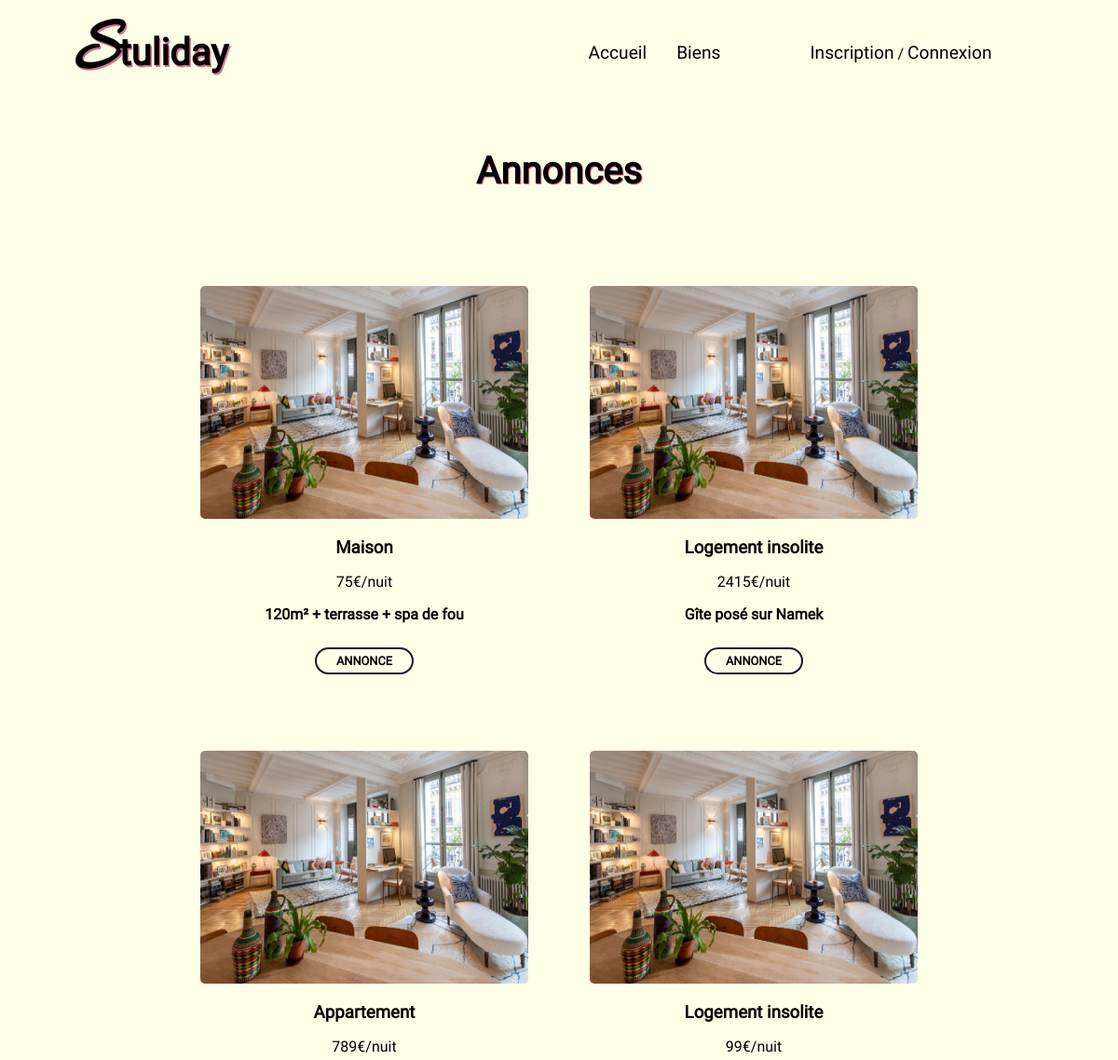
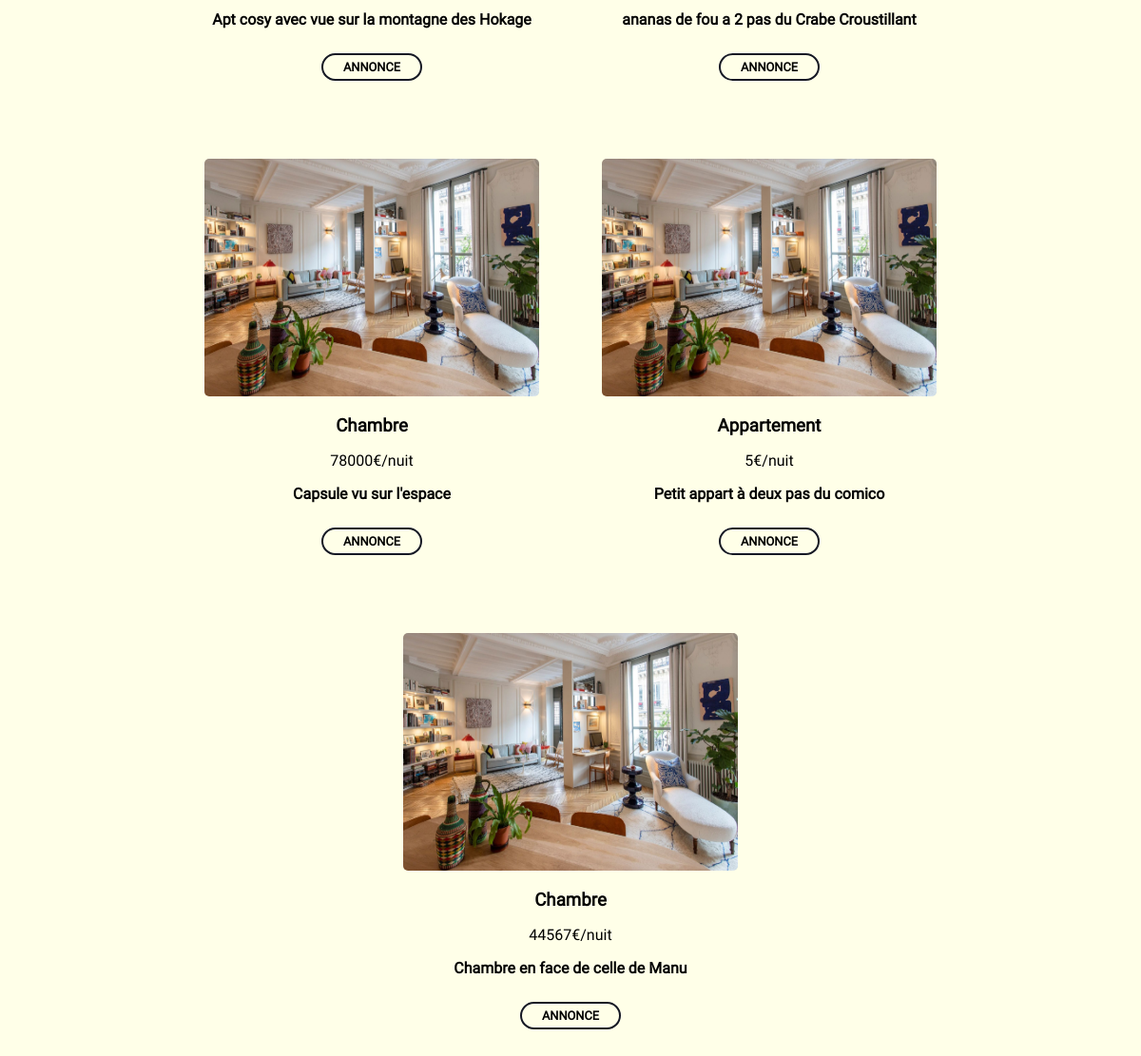
/property.php, run on the app's committed database (2 pictures, top to bottom).
### tables this page shows
CREATE TABLE IF NOT EXISTS `biens` (
  `id` int(10) NOT NULL AUTO_INCREMENT,
  `adresse` varchar(255) NOT NULL,
  `price` int(10) NOT NULL,
  `description` text NOT NULL,
  `author` int(10) NOT NULL,
  `category` int(10) NOT NULL,
  `title` varchar(255) NOT NULL,
  PRIMARY KEY (`id`),
  KEY `author` (`author`)
);

CREATE TABLE IF NOT EXISTS `categories` (
  `id` int(10) NOT NULL AUTO_INCREMENT,
  `name_category` varchar(255) NOT NULL,
  PRIMARY KEY (`id`),
  UNIQUE KEY `name` (`name_category`)
);

### property.php (the view, shortened to what this page needs)
<?php $page = 'property';
require 'nav.php'; ?>
<?php
$sqlBiens = "SELECT b.*, c.name_category FROM biens AS b LEFT JOIN categories AS c ON b.category = c.id";
$biens = $connect->query($sqlBiens)->fetchAll(PDO::FETCH_ASSOC);
?>
        <body>
            <section id="products">
                <h2>
                    Annonces
                </h2>
                <div class="sheetrow">
                    <?php
                    foreach ($biens as $bien)
                    {
                    ?>
                    <div class="aptsheet">
                        <img src="assets/images/apt.jpg" alt="apartment">
                        <h3>
                            <?php echo $bien['name_category']; ?>
                        </h3>
                        <p class="prix">
                            <?php echo $bien['price']; ?>€/nuit
                        </p>
                        <h4>
                            <?php echo $bien['title']; ?>
                        </h4>
                        <a href="propertyad.php?id=<?php echo $bien['id']; ?>">
                            annonce
                        </a>
                    </div>
                    <?php
                    }
                    ?>
                </div>
            </section>
    </body>
</html>

### nav.php (shortened to what this page needs)
<!DOCTYPE html>
<html lang="en">
    <head>
        <link rel="stylesheet" href="assets/css/style.css">
        <link rel="stylesheet" href="https://cdnjs.cloudflare.com/ajax/libs/font-awesome/5.15.3/css/all.min.css">
    </head>
    <body>
        <header>
            <nav id="nav">
                <h1><span>S</span>tuliday</h1>
                <div>
                    <ul>
                        <li>
                            <a href="index.php">Accueil</a>
                        </li>
                        <li id="biens">
                            <a href="property.php">Biens
                            </a>
                        </li>
                        <?php
                        if (empty($_SESSION['username'])) {
                        ?>
                            <li>
                                <p>
                                <a href="signin.php">Inscription</a>  / <a href="login.php">Connexion</a>
                            </li>
                        <?php
                        }
                        ?>
                    </ul>
                </div>
            </nav>
    </body>
</html>

### assets/css/style.css (style rules this page uses)
* { margin: 0px; padding: 0px; list-style: none; text-decoration: none; }
body { font-family: "roboto"; background-color: #FFFFE8; }
nav { display: flex; justify-content: space-between; align-items: center; flex-direction: row; height: 7em; width: 100%; }
nav h1 { color: black; margin-left: 2em; font-weight: 900; font-size: 2.5em; text-shadow: 1.5px 1.5px 0px #DC758F; }
nav h1 span { font-family: "allura"; font-size: 2em; }
nav div > ul { display: flex; justify-content: center; align-items: center; flex-direction: row; margin-right: 1em; width: 40em; }
nav div > ul li { margin-right: 2em; }
nav div > ul li:first-child { margin-right: 2em; }
nav div > ul li:nth-child(2) { margin-right: 6em; }
nav div > ul li a { color: black; font-family: "roboto"; font-size: 1.2em; }
#biens { position: relative; }
header { height: 100vh; }
#products { width: 95%; height: auto; margin-top: 3em; margin-left: auto; margin-right: auto; display: flex; justify-content: center; align-items: center; flex-direction: column; }
#products h2 { width: 100%; text-align: center; font-size: 2.5em; text-shadow: 1px 1px 0px #DC758F; margin-bottom: 2em; }
.sheetrow { width: 100%; display: flex; justify-content: center; align-items: center; flex-direction: row; flex-wrap: wrap; }
.aptsheet { margin-left: 1.5em; margin-right: 1.5em; width: 20%; min-width: 370px; height: 475px; display: flex; justify-content: flex-start; align-items: center; flex-direction: column; border-radius: 10px; margin-bottom: 1.5em; transition: all 0.3s ease-out; }
.aptsheet img { width: 95%; height: 250px; margin: 20px 10px 20px 10px; border-radius: 5px; }
.aptsheet p { width: 80%; text-align: center; margin-bottom: 1em; }
.aptsheet > a { text-transform: uppercase; width: 8em; background-color: transparent; font-family: "roboto"; border: 2px solid #161925; color: black; height: 2em; border-radius: 25px; font-family: "roboto"; font-weight: 700; font-size: 0.8em; margin-top: 2em; display: flex; justify-content: center; align-items: center; flex-direction: row; }
.prix { margin-bottom: 1em; margin-top: 1em; }

### data on the page
biens: categories.name_category "Maison", price "75", title "120m² + terrasse + spa de fou"
biens: categories.name_category "Logement insolite", price "2415", title "Gîte posé sur Namek"
biens: categories.name_category "Appartement", price "789", title "Apt cosy avec vue sur la montagne des Hokage"
biens: categories.name_category "Logement insolite", price "99", title "ananas de fou a 2 pas du Crabe Croustillant"
biens: categories.name_category "Chambre", price "78000", title "Capsule vu sur l'espace"
biens: categories.name_category "Appartement", price "5", title "Petit appart à deux pas du comico"
biens: categories.name_category "Chambre", price "44567", title "Chambre en face de celle de Manu"
